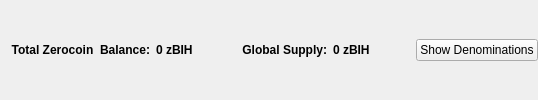
                       <widget class="QFrame" name="balanceSupplyFrame">
                        <layout class="QHBoxLayout" name="horizontalLayout_2" stretch="0,0,0,1,0">
                         <property name="rightMargin">
                          <number>0</number>
                         </property>
                         <item>
                          <layout class="QHBoxLayout" name="horizontalLayout_34">
                           <item>
                            <widget class="QLabel" name="labelzAvailableText_3">
                             <property name="font">
                              <font>
                               <weight>75</weight>
                               <bold>true</bold>
                              </font>
                             </property>
                             <property name="toolTip">
                              <string>Total Balance including unconfirmed and immature zBIH</string>
                             </property>
                             <property name="text">
                              <string>Total Zerocoin  Balance:</string>
                             </property>
                             <property name="alignment">
                              <set>Qt::AlignRight|Qt::AlignTrailing|Qt::AlignVCenter</set>
                             </property>
                            </widget>
                           </item>
                           <item>
                            <widget class="QLabel" name="labelzAvailableAmount_4">
                             <property name="minimumSize">
                              <size>
                               <width>40</width>
                               <height>0</height>
                              </size>
                             </property>
                             <property name="font">
                              <font>
                               <weight>75</weight>
                               <bold>true</bold>
                              </font>
                             </property>
                             <property name="toolTip">
                              <string>Total Balance including unconfirmed and immature zBIH</string>
                             </property>
                             <property name="text">
                              <string>0 zBIH</string>
                             </property>
                             <property name="alignment">
                              <set>Qt::AlignLeading|Qt::AlignLeft|Qt::AlignVCenter</set>
                             </property>
                            </widget>
                           </item>
                          </layout>
                         </item>
                         <item>
                          <spacer name="horizontalSpacer_32">
                           <property name="orientation">
                            <enum>Qt::Horizontal</enum>
                           </property>
                           <property name="sizeHint" stdset="0">
                            <size>
                             <width>40</width>
                             <height>20</height>
                            </size>
                           </property>
                          </spacer>
                         </item>
                         <item>
                          <layout class="QHBoxLayout" name="horizontalLayout_35">
                           <item>
                            <widget class="QLabel" name="labelZsupplyText_2">
                             <property name="font">
                              <font>
                               <weight>75</weight>
                               <bold>true</bold>
                              </font>
                             </property>
                             <property name="text">
                              <string>Global Supply:</string>
                             </property>
                             <property name="alignment">
                              <set>Qt::AlignRight|Qt::AlignTrailing|Qt::AlignVCenter</set>
                             </property>
                            </widget>
                           </item>
                           <item>
                            <widget class="QLabel" name="labelZsupplyAmount_2">
                             <property name="font">
                              <font>
                               <weight>75</weight>
                               <bold>true</bold>
                              </font>
                             </property>
                             <property name="text">
                              <string>0 zBIH</string>
                             </property>
                            </widget>
                           </item>
                          </layout>
                         </item>
                         <item>
                          <spacer name="horizontalSpacer_31">
                           <property name="orientation">
                            <enum>Qt::Horizontal</enum>
                           </property>
                           <property name="sizeHint" stdset="0">
                            <size>
                             <width>40</width>
                             <height>20</height>
                            </size>
                           </property>
                          </spacer>
                         </item>
                         <item>
                          <widget class="QPushButton" name="pushButtonShowDenoms">
                           <property name="toolTip">
                            <string>Show zBIH denominations list</string>
                           </property>
                           <property name="text">
                            <string>Show Denominations</string>
                           </property>
                          </widget>
                         </item>
                        </layout>
                       </widget>
